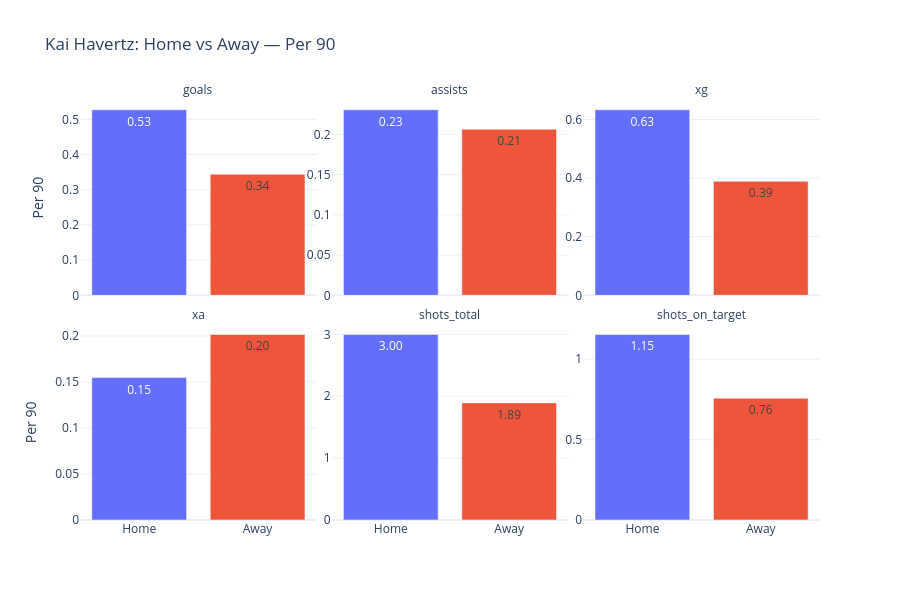

The notebook cell saved with this chart:
### Code cell
import pandas as pd
import plotly.express as px

mode = "per90"  # Toggle: "per90" or "totals"
player_id = "e8220773"
selected_stats = [
    "goals", "assists", "xg", "xa",
    "shots_total", "shots_on_target",
]

if mode not in {"per90", "totals"}:
    raise ValueError("mode must be 'per90' or 'totals'")

source = player_stats_per90 if mode == "per90" else player_stats
stat_columns = [
    f"{stat}_per90" if mode == "per90" else stat
    for stat in selected_stats
]
value_label = "Per 90" if mode == "per90" else "Total"

player = source.loc[source["player_id"].eq(player_id)].copy()

if player.empty:
    raise ValueError("No stats found for this player.")

# These DataFrames already contain one row per player and location.
plot_data = (
    player.set_index("is_home")[stat_columns]
    .reindex([True, False])
    .rename(columns=dict(zip(stat_columns, selected_stats)))
)
plot_data.index = pd.Index(["Home", "Away"], name="Location")

plot_data = plot_data.reset_index().melt(
    id_vars="Location",
    value_vars=selected_stats,
    var_name="Stat",
    value_name="Value",
)

fig = px.bar(
    plot_data,
    x="Location",
    y="Value",
    color="Location",
    facet_col="Stat",
    facet_col_wrap=3,
    category_orders={
        "Location": ["Home", "Away"],
        "Stat": selected_stats,
    },
    labels={"Value": value_label},
    text_auto=".2f",
    title=f"{player['player'].iloc[0]}: Home vs Away — {value_label}",
    template="plotly_white",
    height=300 * ((len(selected_stats) + 2) // 3),
)

fig.update_yaxes(matches=None, showticklabels=True)
fig.update_xaxes(title_text="")
fig.for_each_annotation(
    lambda annotation: annotation.update(
        text=annotation.text.split("=", 1)[-1]
    )
)
fig.update_layout(showlegend=False)
fig.show()

### Figure 1 — Plotly figure (JSON) as saved in the notebook; plotly's stock layout.template omitted (floating-point values rounded to 4 significant figures)
{"data": [{"hovertemplate": "Location=%{x}<br>Stat=goals<br>Per 90=%{y}<extra></extra>", "legendgroup": "Home", "marker": {"color": "#636efa", "pattern": {"shape": ""}}, "name": "Home", "orientation": "v", "showlegend": true, "textposition": "auto", "texttemplate": "%{y:.2f}", "type": "bar", "x": ["Home"], "xaxis": "x4", "y": [0.5273], "yaxis": "y4"}, {"hovertemplate": "Location=%{x}<br>Stat=assists<br>Per 90=%{y}<extra></extra>", "legendgroup": "Home", "marker": {"color": "#636efa", "pattern": {"shape": ""}}, "name": "Home", "orientation": "v", "showlegend": false, "textposition": "auto", "texttemplate": "%{y:.2f}", "type": "bar", "x": ["Home"], "xaxis": "x5", "y": [0.2307], "yaxis": "y5"}, {"hovertemplate": "Location=%{x}<br>Stat=xg<br>Per 90=%{y}<extra></extra>", "legendgroup": "Home", "marker": {"color": "#636efa", "pattern": {"shape": ""}}, "name": "Home", "orientation": "v", "showlegend": false, "textposition": "auto", "texttemplate": "%{y:.2f}", "type": "bar", "x": ["Home"], "xaxis": "x6", "y": [0.6334], "yaxis": "y6"}, {"hovertemplate": "Location=%{x}<br>Stat=xa<br>Per 90=%{y}<extra></extra>", "legendgroup": "Home", "marker": {"color": "#636efa", "pattern": {"shape": ""}}, "name": "Home", "orientation": "v", "showlegend": false, "textposition": "auto", "texttemplate": "%{y:.2f}", "type": "bar", "x": ["Home"], "xaxis": "x", "y": [0.1548], "yaxis": "y"}, {"hovertemplate": "Location=%{x}<br>Stat=shots_total<br>Per 90=%{y}<extra></extra>", "legendgroup": "Home", "marker": {"color": "#636efa", "pattern": {"shape": ""}}, "name": "Home", "orientation": "v", "showlegend": false, "textposition": "auto", "texttemplate": "%{y:.2f}", "type": "bar", "x": ["Home"], "xaxis": "x2", "y": [2.999], "yaxis": "y2"}, {"hovertemplate": "Location=%{x}<br>Stat=shots_on_target<br>Per 90=%{y}<extra></extra>", "legendgroup": "Home", "marker": {"color": "#636efa", "pattern": {"shape": ""}}, "name": "Home", "orientation": "v", "showlegend": false, "textposition": "auto", "texttemplate": "%{y:.2f}", "type": "bar", "x": ["Home"], "xaxis": "x3", "y": [1.153], "yaxis": "y3"}, {"hovertemplate": "Location=%{x}<br>Stat=goals<br>Per 90=%{y}<extra></extra>", "legendgroup": "Away", "marker": {"color": "#EF553B", "pattern": {"shape": ""}}, "name": "Away", "orientation": "v", "showlegend": true, "textposition": "auto", "texttemplate": "%{y:.2f}", "type": "bar", "x": ["Away"], "xaxis": "x4", "y": [0.3442], "yaxis": "y4"}, {"hovertemplate": "Location=%{x}<br>Stat=assists<br>Per 90=%{y}<extra></extra>", "legendgroup": "Away", "marker": {"color": "#EF553B", "pattern": {"shape": ""}}, "name": "Away", "orientation": "v", "showlegend": false, "textposition": "auto", "texttemplate": "%{y:.2f}", "type": "bar", "x": ["Away"], "xaxis": "x5", "y": [0.2065], "yaxis": "y5"}, {"hovertemplate": "Location=%{x}<br>Stat=xg<br>Per 90=%{y}<extra></extra>", "legendgroup": "Away", "marker": {"color": "#EF553B", "pattern": {"shape": ""}}, "name": "Away", "orientation": "v", "showlegend": false, "textposition": "auto", "texttemplate": "%{y:.2f}", "type": "bar", "x": ["Away"], "xaxis": "x6", "y": [0.3891], "yaxis": "y6"}, {"hovertemplate": "Location=%{x}<br>Stat=xa<br>Per 90=%{y}<extra></extra>", "legendgroup": "Away", "marker": {"color": "#EF553B", "pattern": {"shape": ""}}, "name": "Away", "orientation": "v", "showlegend": false, "textposition": "auto", "texttemplate": "%{y:.2f}", "type": "bar", "x": ["Away"], "xaxis": "x", "y": [0.2016], "yaxis": "y"}, {"hovertemplate": "Location=%{x}<br>Stat=shots_total<br>Per 90=%{y}<extra></extra>", "legendgroup": "Away", "marker": {"color": "#EF553B", "pattern": {"shape": ""}}, "name": "Away", "orientation": "v", "showlegend": false, "textposition": "auto", "texttemplate": "%{y:.2f}", "type": "bar", "x": ["Away"], "xaxis": "x2", "y": [1.893], "yaxis": "y2"}, {"hovertemplate": "Location=%{x}<br>Stat=shots_on_target<br>Per 90=%{y}<extra></extra>", "legendgroup": "Away", "marker": {"color": "#EF553B", "pattern": {"shape": ""}}, "name": "Away", "orientation": "v", "showlegend": false, "textposition": "auto", "texttemplate": "%{y:.2f}", "type": "bar", "x": ["Away"], "xaxis": "x3", "y": [0.7572], "yaxis": "y3"}], "layout": {"annotations": [{"font": {}, "showarrow": false, "text": "xa", "x": 0.16, "xanchor": "center", "xref": "paper", "y": 0.465, "yanchor": "bottom", "yref": "paper"}, {"font": {}, "showarrow": false, "text": "shots_total", "x": 0.5, "xanchor": "center", "xref": "paper", "y": 0.465, "yanchor": "bottom", "yref": "paper"}, {"font": {}, "showarrow": false, "text": "shots_on_target", "x": 0.84, "xanchor": "center", "xref": "paper", "y": 0.465, "yanchor": "bottom", "yref": "paper"}, {"font": {}, "showarrow": false, "text": "goals", "x": 0.16, "xanchor": "center", "xref": "paper", "y": 1.0, "yanchor": "bottom", "yref": "paper"}, {"font": {}, "showarrow": false, "text": "assists", "x": 0.5, "xanchor": "center", "xref": "paper", "y": 1.0, "yanchor": "bottom", "yref": "paper"}, {"font": {}, "showarrow": false, "text": "xg", "x": 0.84, "xanchor": "center", "xref": "paper", "y": 1.0, "yanchor": "bottom", "yref": "paper"}], "barmode": "relative", "height": 600, "legend": {"title": {"text": "Location"}, "tracegroupgap": 0}, "showlegend": false, "title": {"text": "Kai Havertz: Home vs Away — Per 90"}, "xaxis": {"anchor": "y", "categoryarray": ["Home", "Away"], "categoryorder": "array", "domain": [0, 0.32], "title": {"text": ""}}, "xaxis2": {"anchor": "y2", "categoryarray": ["Home", "Away"], "categoryorder": "array", "domain": [0.34, 0.66], "matches": "x", "title": {"text": ""}}, "xaxis3": {"anchor": "y3", "categoryarray": ["Home", "Away"], "categoryorder": "array", "domain": [0.68, 1.0], "matches": "x", "title": {"text": ""}}, "xaxis4": {"anchor": "y4", "domain": [0, 0.32], "matches": "x", "showticklabels": false, "title": {"text": ""}}, "xaxis5": {"anchor": "y5", "domain": [0.34, 0.66], "matches": "x", "showticklabels": false, "title": {"text": ""}}, "xaxis6": {"anchor": "y6", "domain": [0.68, 1.0], "matches": "x", "showticklabels": false, "title": {"text": ""}}, "yaxis": {"anchor": "x", "domain": [0, 0.465], "showticklabels": true, "title": {"text": "Per 90"}}, "yaxis2": {"anchor": "x2", "domain": [0, 0.465], "showticklabels": true}, "yaxis3": {"anchor": "x3", "domain": [0, 0.465], "showticklabels": true}, "yaxis4": {"anchor": "x4", "domain": [0.535, 1.0], "showticklabels": true, "title": {"text": "Per 90"}}, "yaxis5": {"anchor": "x5", "domain": [0.535, 1.0], "showticklabels": true}, "yaxis6": {"anchor": "x6", "domain": [0.535, 1.0], "showticklabels": true}}}
